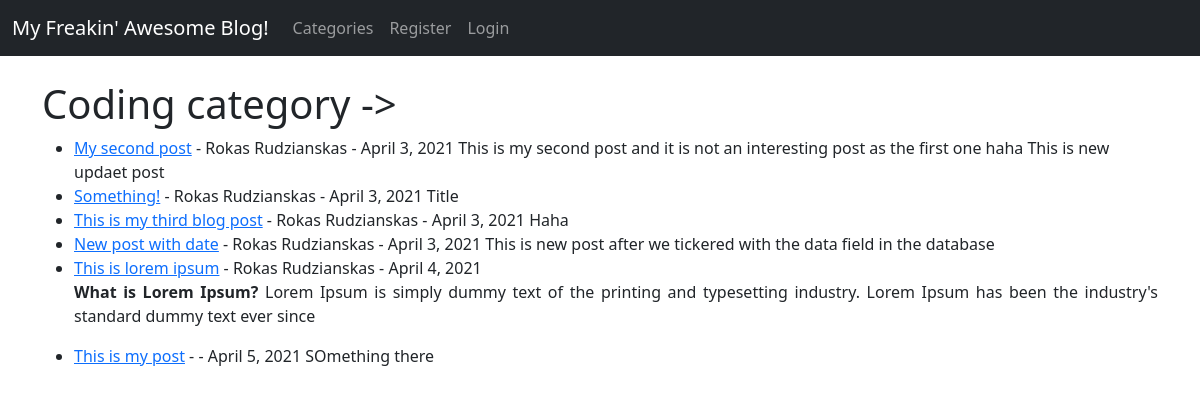
The app's page /category/coding/, older data.
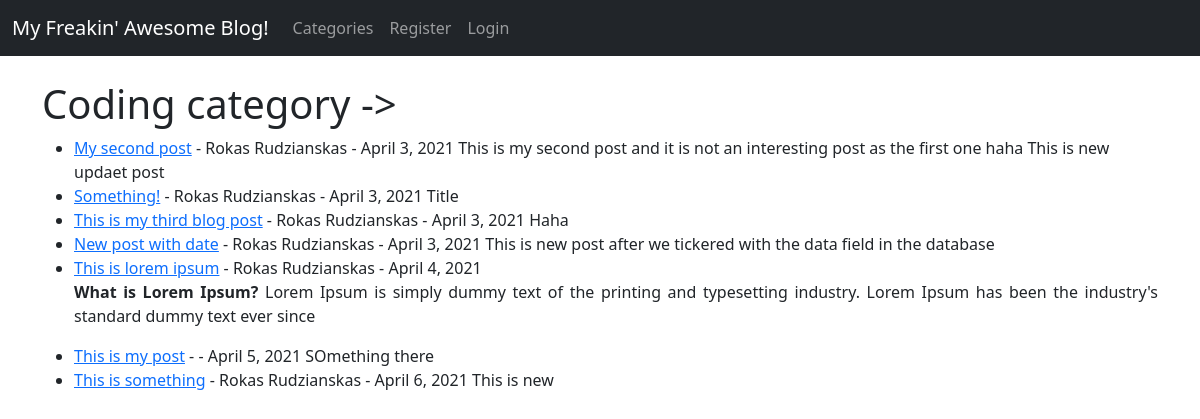
The same page, newer data.
### theblog/models.py (models this page shows, shortened)
class Post(models.Model):
    title = models.CharField(max_length=255)
    title_tag = models.CharField(max_length=255)
    author = models.ForeignKey(User, on_delete=models.CASCADE)
    body = models.TextField()
    post_date = models.DateField(auto_now_add=True)
    category = models.CharField(max_length=255, default='coding')
    likes = models.ManyToManyField(User, related_name='blog_posts')

### theblog/views.py (the view)
# urls.py: path('category/<str:cats>/', CategoryView, name="category"),
def CategoryView(request, cats):
    category_posts = Post.objects.filter(category=cats.replace('-', ' '))
    return render(request, 'categories.html',
                  {'cats': cats.title().replace('-', ' '), 'category_posts': category_posts})

### theblog/templates/categories.html (shortened to what this page needs)
{% extends 'base.html' %}
    {% block content %}
{% if category_posts %}
    <h1>{{cats}} category -></h1>
        <ul>
            {% for post in category_posts %}
                   <li><a href="{% url 'article-detail' post.pk %}" >{{post.title}}</a>
           - {{post.author.first_name}}
              {{post.author.last_name}} - {{ post.post_date }}
                  {{ post.body|slice:":200"|safe }}
       </li>
            {% endfor %}
        </ul>
{% else %}
    <h1>There are no post about this category! And you know that ;(</h1>
{% endif %}
    {% endblock %}

Row changes from the older to the newer data that the page shows:
added Post: title "This is something", author.first_name "Rokas", author.last_name "Rudzianskas", post_date "April 6, 2021", body "This is new"
